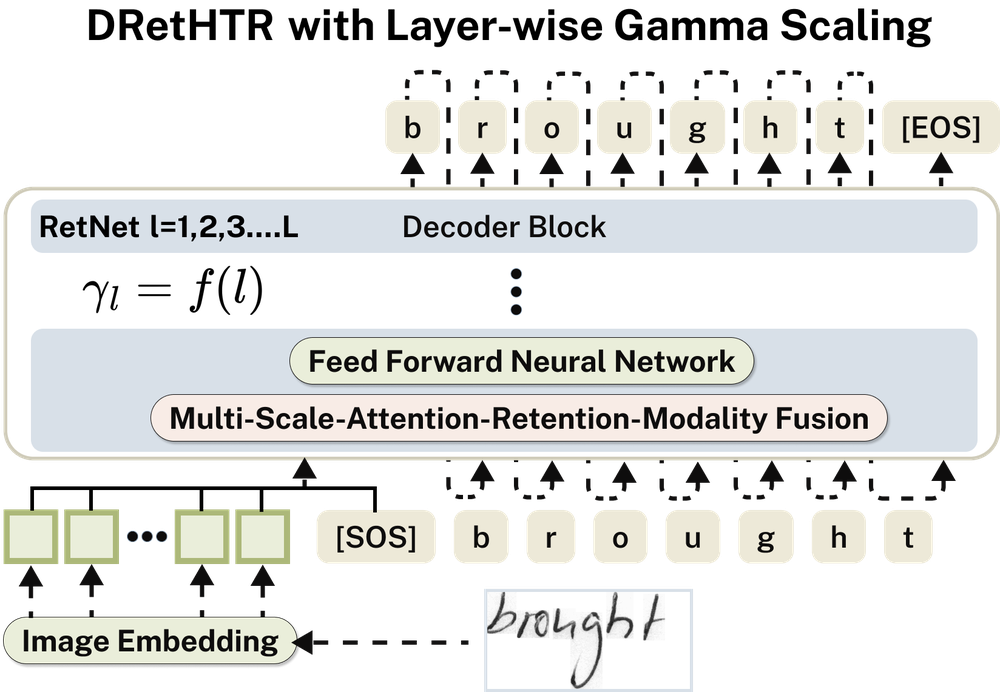
#> input picture papers/PR_Changhun__submission/DRetHTR.png, 1000 x 692 px, shrunk from 1648 x 1141 before the run; its folder holds only this picture in this run
$ python -i Moment_normalization.py   (imports and definitions only)
#> lines starting #> are read from the running program, lines starting #| are printed output that depends on the picture; after the words box and inside, x2 and y2 are one past the last pixel; in counts of white or black regions, pixels touching at a corner belong together
import os
from PIL import Image
import numpy as np
from scipy.ndimage import binary_dilation, binary_erosion
from skimage.morphology import disk
from scipy.signal import windows
import cv2

def calculate_moments(image, order):
    """Calculates geometric moments of an image.

    Args:
        image (np.array): grayscale image.
        order (tuple): order of the moment (p, q).

    Returns:
        float: computed moment.
    """
    p, q = order
    rows, cols = image.shape
    x, y = np.meshgrid(np.arange(cols), np.arange(rows))
    moment = np.sum(np.power(x, p) * np.power(y, q) * image)
    return moment

def calculate_central_moments(image, order):
    """Calculates central moments of an image.

    Args:
        image (np.array): grayscale image.
        order (tuple): order of the moment (p, q).

    Returns:
       float: computed central moment.
    """
    m00 = calculate_moments(image, (0, 0))
    if m00 == 0:
        return 0
    m10 = calculate_moments(image, (1, 0))
    m01 = calculate_moments(image, (0, 1))
    x_bar = m10 / m00
    y_bar = m01 / m00
    p, q = order
    rows, cols = image.shape
    x, y = np.meshgrid(np.arange(cols), np.arange(rows))
    central_moment = np.sum(np.power(x - x_bar, p) * np.power(y - y_bar, q) * image)
    return central_moment

def calculate_nu_moment(image):
    """Calculates the nu moment of an image.

    Args:
        image (np.array): grayscale image.

    Returns:
        float: computed nu moment.
    """
    m00 = calculate_moments(image, (0, 0))
    if m00 == 0:
        return 0
    m01 = calculate_moments(image, (0, 1))
    y_bar = m01 / m00
    rows, cols = image.shape
    y = np.arange(rows)
    nu_moment = np.sum(np.abs(y - y_bar) * np.sum(image, axis=1))
    return nu_moment

def dilate_image(image, radius):
    """Dilates an image using a disk-shaped structuring element."""
    selem = disk(radius)
    dilated_image = binary_dilation(image, selem)
    # Ensure the output is in the same format as the input
    return dilated_image.astype(image.dtype)

def erode_image(image, radius):
    """Erodes an image using a disk-shaped structuring element."""
    selem = disk(radius)
    eroded_image = binary_erosion(image, selem)
    # Ensure the output is in the same format as the input
    return eroded_image.astype(image.dtype)

def calculate_stroke_thickness(image, rho=1):
    """Calculates the stroke thickness of an image.

    Args:
        image (np.array): grayscale image.
        rho (int): radius of structuring element.

    Returns:
        float: stroke thickness of the image.
    """
    # Ensure the image is binary (0 and 1) for dilation and erosion
    binary_image = (image > 0).astype(float)

    dilated_image = dilate_image(binary_image, rho)
    eroded_image = erode_image(binary_image, rho)
    gradient_image = dilated_image - eroded_image

    m00_f_prime = calculate_moments(binary_image, (0, 0))
    m00_g_f = calculate_moments(gradient_image, (0, 0))

    if m00_g_f == 0:
        return 0
    tau = 2 * rho * (m00_f_prime / m00_g_f)

    return tau

def normalize_stroke_thickness(image, target_thickness, epsilon=0.5, max_iterations=10):
    """Normalizes stroke thickness of an image.

    Args:
        image (np.array): grayscale image.
        target_thickness (float): target stroke thickness.
        epsilon (float): threshold for convergence.
        max_iterations (int): maximum number of iterations.

    Returns:
        np.array: stroke thickness normalized image.
    """
    # Ensure the image is binary (0 and 1) for dilation and erosion
    normalized_image = (image > 0).astype(float)

    for _ in range(max_iterations):
        tau = calculate_stroke_thickness(normalized_image)
        r = target_thickness - tau

        if np.abs(r) < epsilon or tau == 0:
            break
        if r > 0:
            # Use dilation only on the foreground
            normalized_image = dilate_image(normalized_image, int(np.ceil(r)))
        else:
            # Use erosion only on the foreground
            normalized_image = erode_image(normalized_image, int(np.ceil(-r)))

    return normalized_image
def reestimate_height(image, beta):
    """Re-estimates the height of an image.

   Args:
       image (np.array): grayscale image.
       beta (float): parameter for height re-estimation.

   Returns:
       float: re-estimated height of the image.
   """
    m00 = calculate_moments(image, (0, 0))
    if m00 == 0:
        return image.shape[0]
    nu_moment = calculate_nu_moment(image)
    h_prime = beta * (nu_moment / m00)
    return h_prime

def segment_image(image, h_prime, gamma1, gamma2, H):
    """Segments an image into slices using a sliding window."""
    slices = []
    height, width = image.shape
    window_width = int(gamma1 * h_prime)
    window_shift = int(gamma2 * h_prime)

    # Ensure window_width does not exceed the image width
    window_width = min(window_width, width)

    for i in range(0, max(1, width - window_width + 1), max(1, window_shift)):
        slice_start = i
        slice_end = min(i + window_width, width)
        slice_image = image[:, slice_start:slice_end]

        # Apply cosine window with proper broadcasting
        window = windows.cosine(slice_image.shape[1])
        window = window.reshape(1, -1)  # Reshape window to (1, window_width)
        slice_image = slice_image * window

        slices.append(slice_image)

    return slices
def normalize_slice(slice_image, H2, gamma1, alpha):
    """Normalizes a slice of an image.

    Args:
        slice_image (np.array): grayscale slice of the image.
        H2 (int): target height of normalized slice.
        gamma1 (float): parameter for normalized slice width.
        alpha (float): parameter for size normalization.

    Returns:
        tuple: normalized slice and feature vector.
    """
    H1, W1 = slice_image.shape
    m00 = calculate_moments(slice_image, (0, 0))
    if m00 == 0:
        normalized_slice = np.zeros((H2, int(gamma1 * H2)))
        features = [0, 0, 0, 0]
        return normalized_slice, features

    mu20 = calculate_central_moments(slice_image, (2, 0))
    mu02 = calculate_central_moments(slice_image, (0, 2))

    m10 = calculate_moments(slice_image, (1, 0))
    m01 = calculate_moments(slice_image, (0, 1))

    x_bar = m10 / m00 if m00 > 0 else 0
    y_bar = m01 / m00 if m00 > 0 else 0

    delta_x = alpha * np.sqrt(mu20 / m00) if m00 > 0 else 0
    delta_y = alpha * np.sqrt(mu02 / m00) if m00 > 0 else 0

    W2 = int(gamma1 * H2)
    normalized_slice = np.zeros((H2, W2), dtype=slice_image.dtype)
    rows, cols = np.indices(normalized_slice.shape)
    x_coords = ((cols / W2) - 0.5) * delta_x + x_bar
    y_coords = ((rows / H2) - 0.5) * delta_y + y_bar

    # Use linear interpolation for mapping
    for y_idx in range(H2):
        for x_idx in range(W2):
            x = x_coords[y_idx, x_idx]
            y = y_coords[y_idx, x_idx]

            if 0 <= y < H1 and 0 <= x < W1:
                x_floor, x_ceil = int(np.floor(x)), int(np.ceil(x))
                y_floor, y_ceil = int(np.floor(y)), int(np.ceil(y))

                if x_floor == x_ceil and y_floor == y_ceil:
                    normalized_slice[y_idx, x_idx] = slice_image[y_floor, x_floor]

                elif x_floor == x_ceil:
                    if 0 <= y_floor < H1 and 0 <= y_ceil < H1:
                        y_frac = y - y_floor
                        normalized_slice[y_idx, x_idx] = (
                                slice_image[y_floor, x_floor] * (1 - y_frac) +
                                slice_image[y_ceil, x_floor] * y_frac
                        )
                elif y_floor == y_ceil:
                    if 0 <= x_floor < W1 and 0 <= x_ceil < W1:
                        x_frac = x - x_floor
                        normalized_slice[y_idx, x_idx] = (
                                slice_image[y_floor, x_floor] * (1 - x_frac) +
                                slice_image[y_floor, x_ceil] * x_frac
                        )
                else:
                    if 0 <= y_floor < H1 and 0 <= y_ceil < H1 and 0 <= x_floor < W1 and 0 <= x_ceil < W1:
                        x_frac = x - x_floor
                        y_frac = y - y_floor
                        normalized_slice[y_idx, x_idx] = (
                                (slice_image[y_floor, x_floor] * (1 - x_frac) + slice_image[
                                    y_floor, x_ceil] * x_frac) * (1 - y_frac) +
                                (slice_image[y_ceil, x_floor] * (1 - x_frac) + slice_image[
                                    y_ceil, x_ceil] * x_frac) * y_frac
                        )

    features = [x_bar / W1, y_bar / H1, 2 * np.sqrt(mu20 / m00) / W1, 2 * np.sqrt(mu02 / m00) / H1] if m00 > 0 else [0,
                                                                                                                     0,
                                                                                                                     0,
                                                                                                                     0]
    return normalized_slice, features

def process_image(image_path, output_dir, target_thickness=10, beta=1.0, gamma1=2.0, gamma2=0.5, H2=32, alpha=4.0, epsilon=0.5):
    """Processes a single image."""
#> called with output_dir = 'out.png', target_thickness = 10, beta = 1, gamma1 = 2, gamma2 = 0.5, H2 = 32, alpha = 4, epsilon = 0.5
    try:
        image = Image.open(image_path).convert('L')
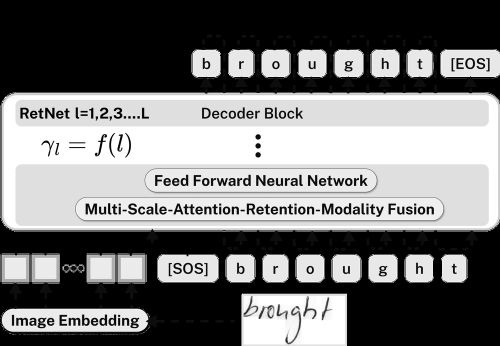
#> image: PIL image 1000x692 L (shown at 1/2 size); min 0, max 255, mean 121.2
        image = np.array(image, dtype=np.float64) / 255.0
#> image: shape (692, 1000) float64
    except Exception as e:
        print(f"Error loading {image_path}: {e}")
        return

    print("Original Image:")
    print(f"  Data Type: {image.dtype}")
#|   Data Type: float64
    print(f"  Min/Max: {image.min()}, {image.max()}")
#|   Min/Max: 0.0, 1.0

    normalized_image = normalize_stroke_thickness(image, target_thickness, epsilon)
#> in normalize_stroke_thickness, `normalized_image = (image > 0).astype(float)`:
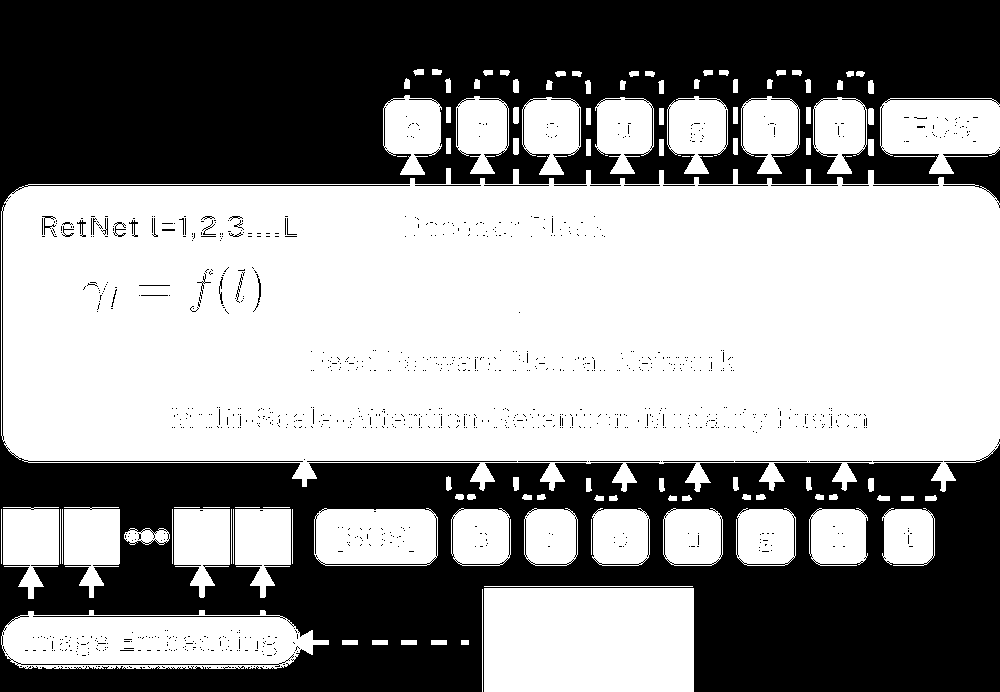
#> normalized_image: shape (692, 1000) float64; values 0 (black) and 1 (white), 56.5% white; 1132 black regions (1088 under 20 px), largest, box (x1, y1, x2, y2) and area: (0, 0, 1000, 692) 297120, (307, 461, 517, 462) 210, (735, 461, 807, 462) 72
#> the loop in normalize_stroke_thickness, `for _ in range(max_iterations):` made 10 passes
#> (m00_f_prime in calculate_stroke_thickness, m00_g_f in calculate_stroke_thickness, tau, r) on passes 1 to 8: (390644, 48231, 16.2, -6.2), (251462, 26869, 18.72, -8.72), (158826, 13686, 23.21, -13.21), (99786, 6082, 32.81, -22.81), (39425, 3335, 23.64, -13.64), (20338, 1835, 22.17, -12.17), (10321, 1196, 17.26, -7.26), (6287, 730, 17.22, -7.22)
#> pass 1, in erode_image, `eroded_image = binary_erosion(image, selem)`:
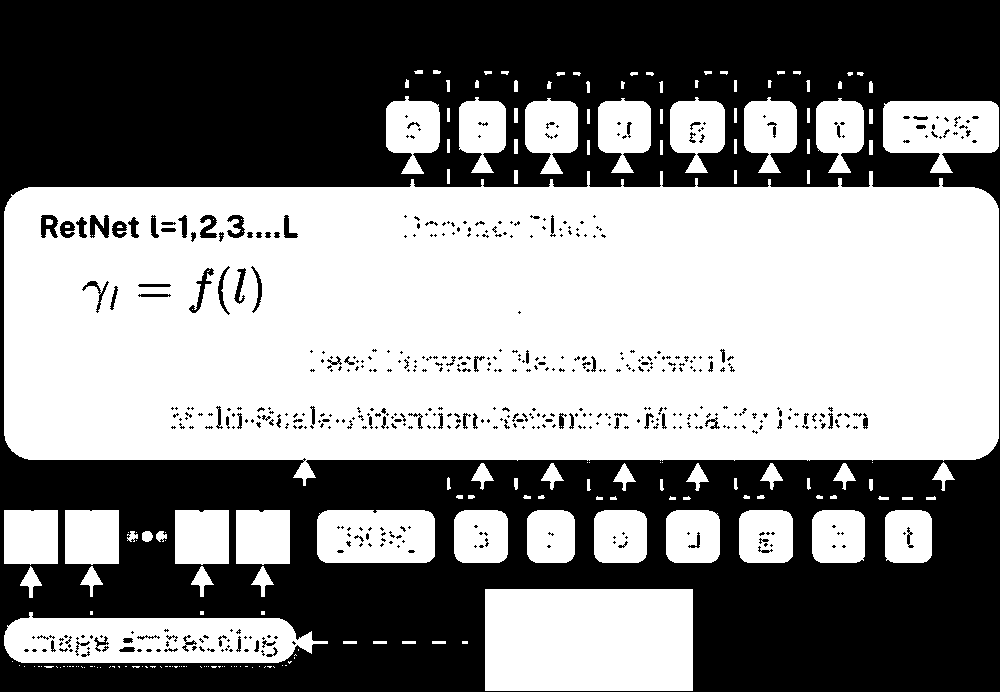
#> eroded_image: shape (692, 1000) bool; 52.6% white; 537 black regions (428 under 20 px), largest, box (x1, y1, x2, y2) and area: (0, 0, 1000, 692) 317803, (90, 215, 109, 238) 280, (189, 268, 214, 313) 271
#> after the loop in normalize_stroke_thickness, `for _ in range(max_iterations):`:
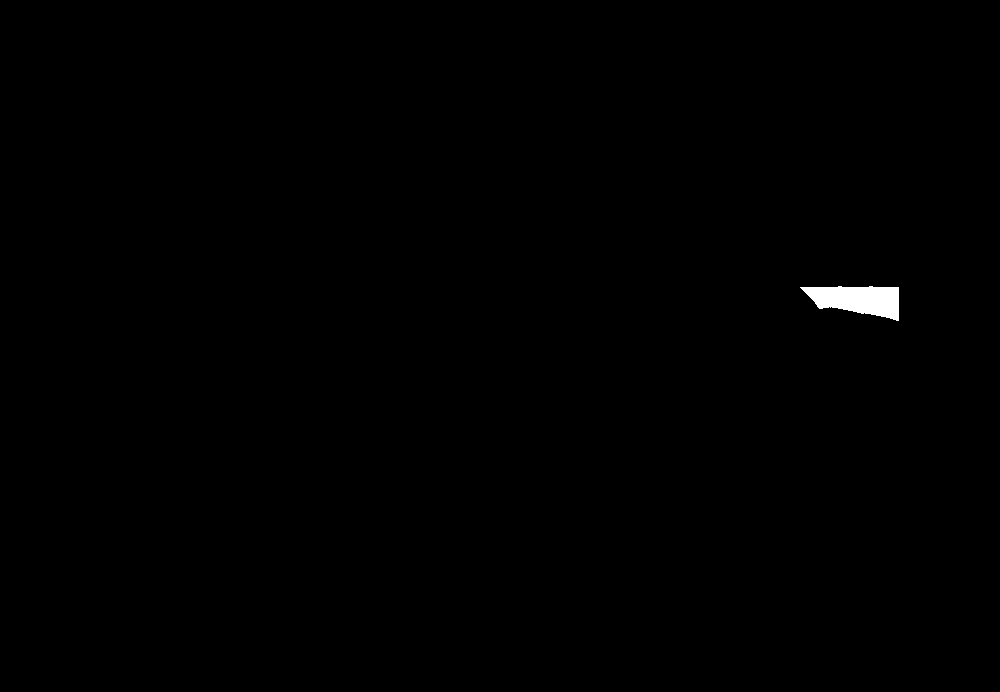
#> normalized_image: shape (692, 1000) float64; values 0 (black) and 1 (white), 0.33% white; 1 white region, box (x1, y1, x2, y2) and area: (800, 286, 899, 321) 2279

    print("After Stroke Thickness Normalization:")
    print(f"  Data Type: {normalized_image.dtype}")
#|   Data Type: float64
    print(f"  Min/Max: {normalized_image.min()}, {normalized_image.max()}")
#|   Min/Max: 0.0, 1.0

    h_prime = reestimate_height(normalized_image, beta)
#> in calculate_moments (call 21), `moment = np.sum(np.power(x, p) * np.power(y, q) * image)`: moment = 2279
#> in calculate_moments (call 21), `moment = np.sum(np.power(x, p) * np.power(y, q) * image)`:
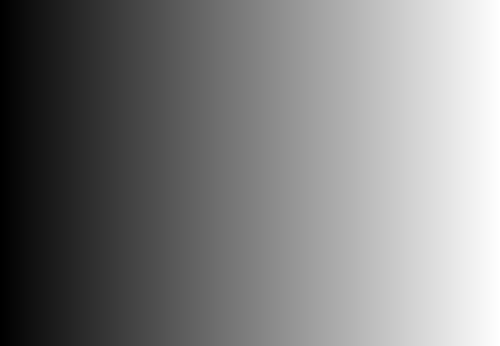
#> x: shape (692, 1000) int64 (shown at 1/2 size); min 0, max 999, mean 499.5; drawn with min black and max white
#> in calculate_moments (call 21), `moment = np.sum(np.power(x, p) * np.power(y, q) * image)`:
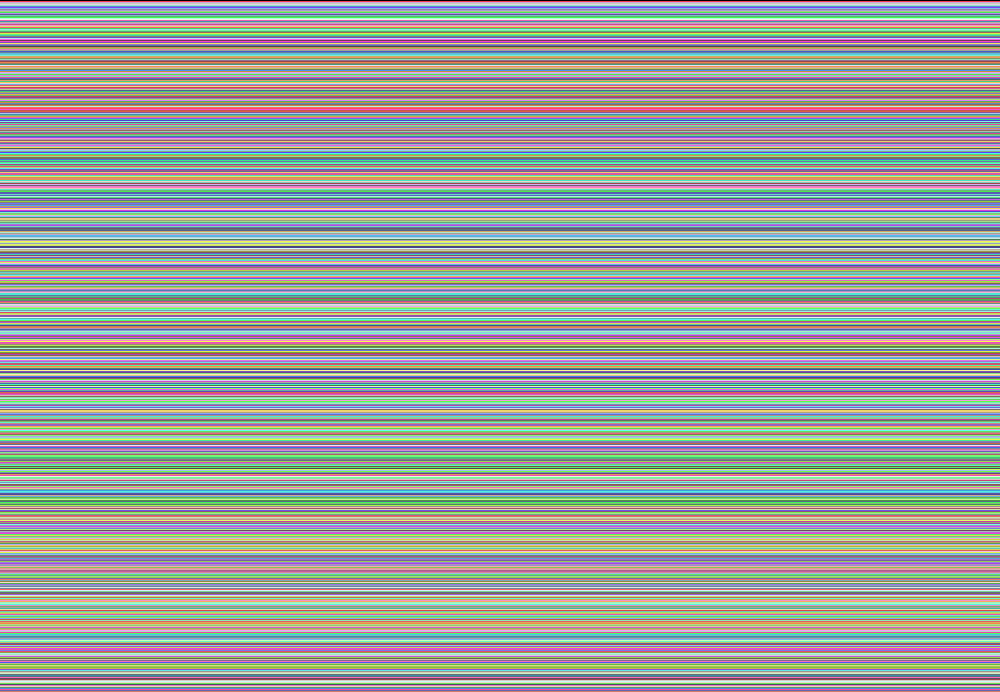
#> y: shape (692, 1000) int64; 692 distinct labels, from 0 to 691; one colour per label, 0 black
#> in calculate_nu_moment, `m01 = calculate_moments(image, (0, 1))`: m01 = 681842
#> in calculate_nu_moment, `y_bar = m01 / m00`: y_bar = 299.2
#> in calculate_nu_moment, `nu_moment = np.sum(np.abs(y - y_bar) * np.sum(image, axis=1))`: nu_moment = 15529.6
#> in reestimate_height, `h_prime = beta * (nu_moment / m00)`: h_prime = 6.81
#> h_prime = 6.81
    H = image.shape[0]
    slices = segment_image(normalized_image, h_prime, gamma1, gamma2, H)
#> in segment_image, `window_width = int(gamma1 * h_prime)`: window_width = 13
#> in segment_image, `window_shift = int(gamma2 * h_prime)`: window_shift = 3
#> the loop in segment_image, `for i in range(0, max(1, width - window_width + 1), max(1, window_shif..` made 330 passes
#> slice_end on passes 1 to 3: 13, 16, 19
#> after the loop in segment_image, `for i in range(0, max(1, width - window_width + 1), max(1, window_shif..`: slices = 330 items
#> slices = 330 items

    all_features = []
    for i, slice_image in enumerate(slices):
        print(f"Slice {i}:")
        print(f"  Data Type: {slice_image.dtype}")
        print(f"  Min/Max: {slice_image.min()}, {slice_image.max()}")

        normalized_slice, features = normalize_slice(slice_image, H2, gamma1, alpha)

        print(f"Normalized Slice {i}:")
        print(f"  Data Type: {normalized_slice.dtype}")
        print(f"  Min/Max: {normalized_slice.min()}, {normalized_slice.max()}")

        all_features.append(np.concatenate((normalized_slice.flatten(), features)))

        output_path = os.path.join(output_dir, os.path.basename(image_path).replace(".png", f"_slice_{i}.png"))
        normalized_slice_img = Image.fromarray((normalized_slice * 255).astype(np.uint8))
        normalized_slice_img.save(output_path)

        print(f"Saved slice {i} to {output_path}")
#> this loop made 330 passes
#> (printed output is left out)

    return all_features

# [17 lines left out: function main, not called in this run]

    # PCA will go here on the all_features
    # print(all_features)
    # print(f"Total features extracted: {len(all_features)}")

# [5 lines not run here, left out]

>>> result = process_image('../../papers/PR_Changhun__submission/DRetHTR.png', 'out.png')
